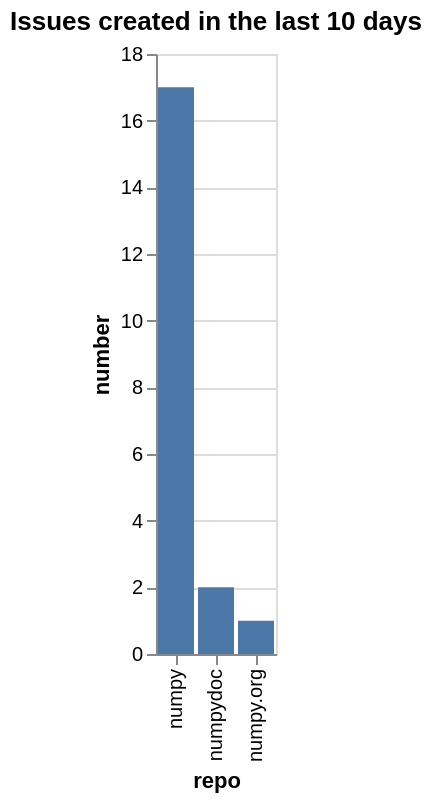

This figure's Vega-Lite source:
### Vega-Lite specification from a JSON file in a GitHub repository (floating-point values rounded to 4 significant figures)
{"config": {"view": {"continuousWidth": 400, "continuousHeight": 300}}, "data": {"name": "data-9a6e796b677f3fe1c38df5c60de8641b"}, "mark": "bar", "encoding": {"x": {"type": "nominal", "field": "repo", "sort": ["numpy", "numpydoc", "numpy.org"]}, "y": {"type": "quantitative", "field": "number"}}, "title": "Issues created in the last 10 days", "$schema": "https://vega.github.io/schema/vega-lite/v5.json", "datasets": {"data-9a6e796b677f3fe1c38df5c60de8641b": [{"org": "numpy", "repo": "numpy", "number": 17, "org/repo": "numpy/numpy"}, {"org": "numpy", "repo": "numpy.org", "number": 1, "org/repo": "numpy/numpy.org"}, {"org": "numpy", "repo": "numpydoc", "number": 2, "org/repo": "numpy/numpydoc"}]}}
